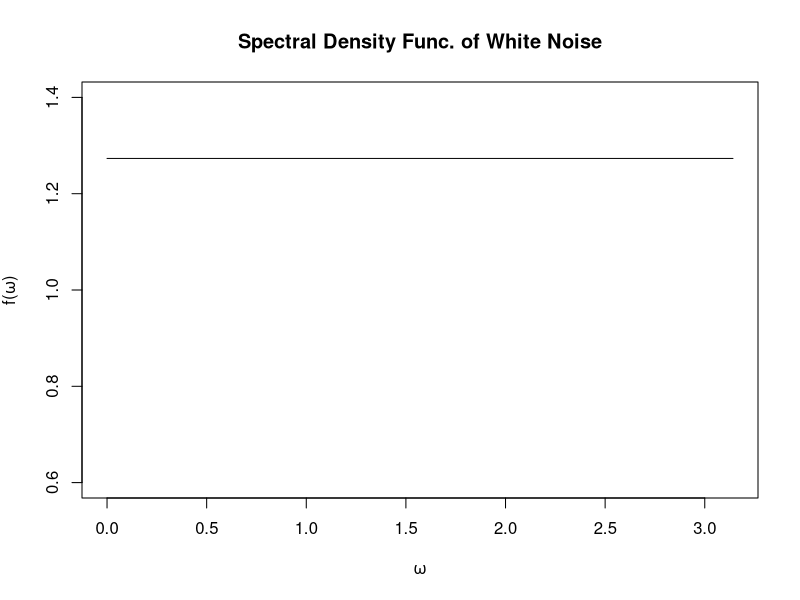
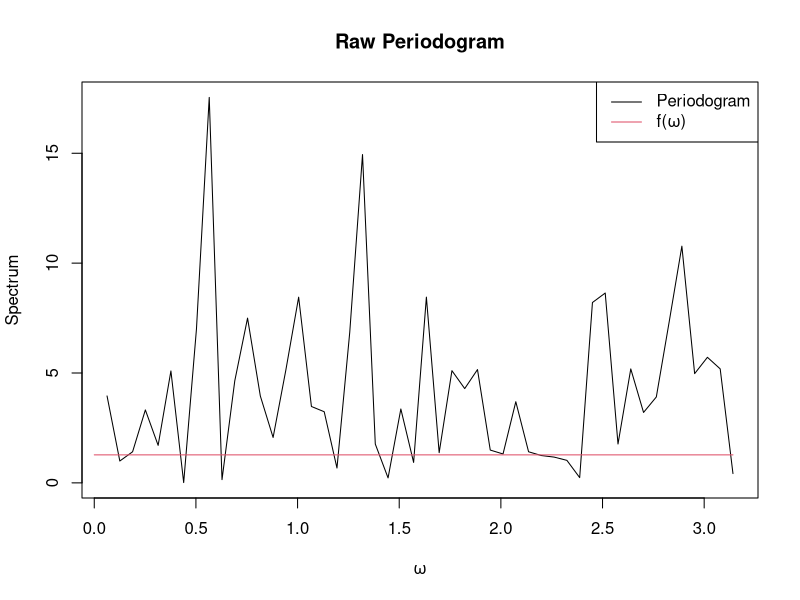
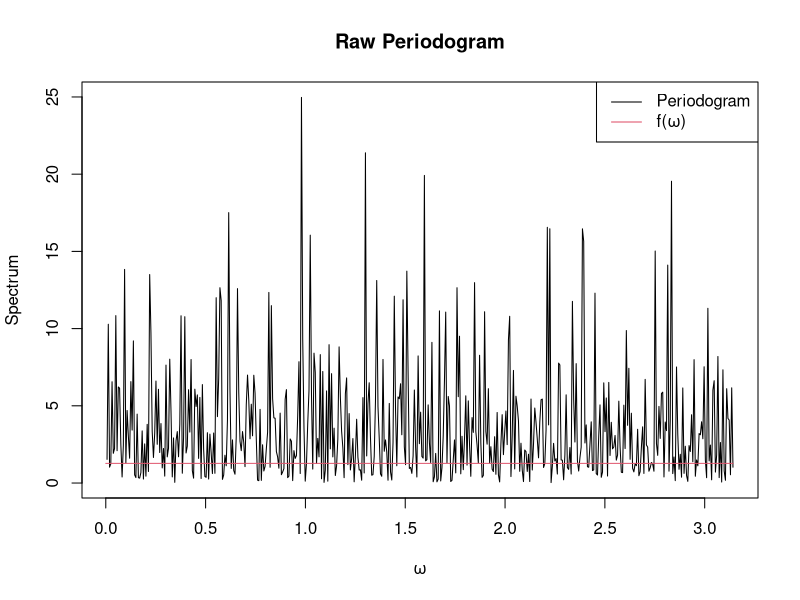
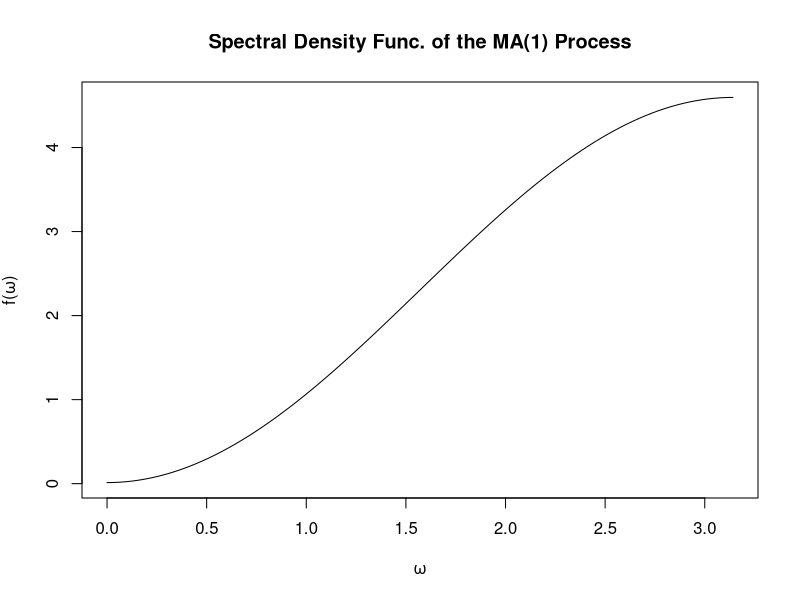
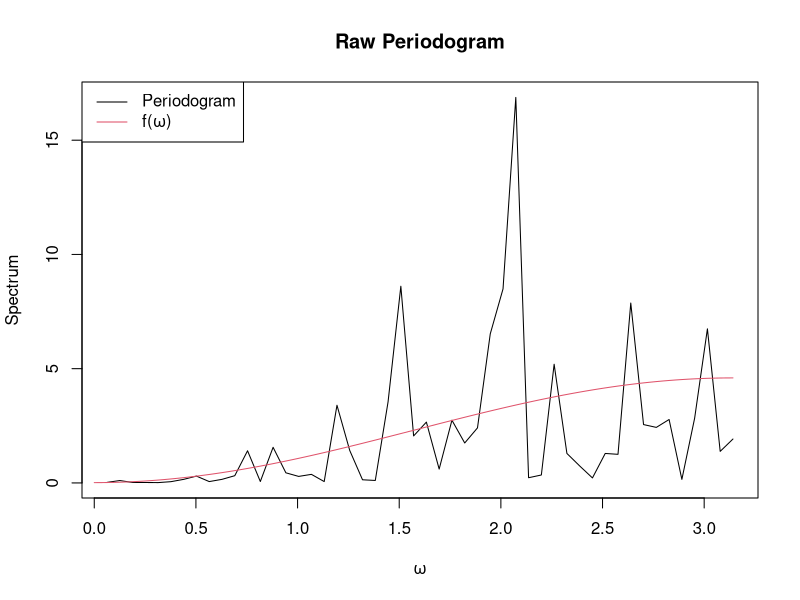
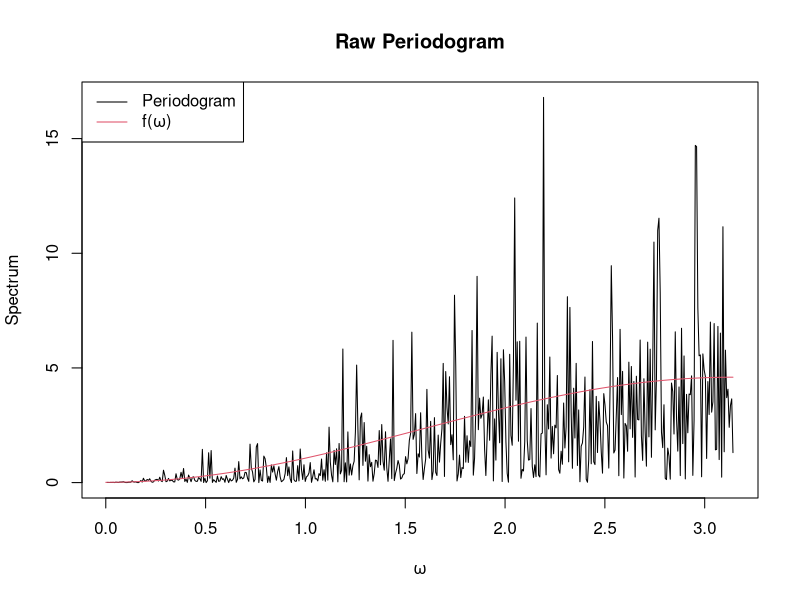
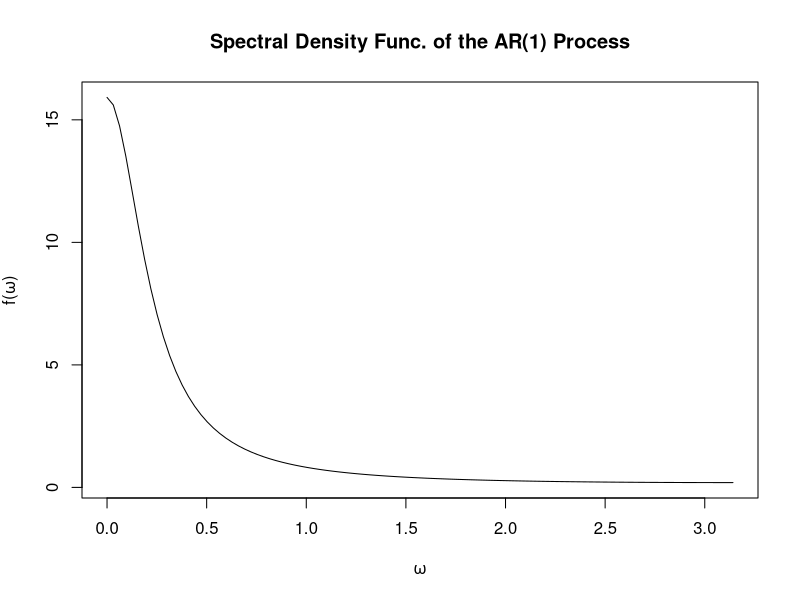
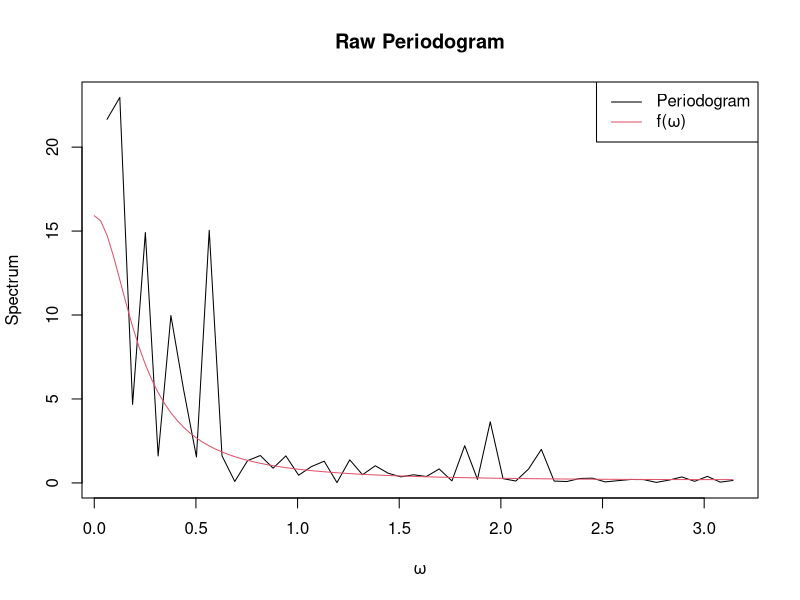

The R script that drew these images, in order:
## ---- chunk 1
knitr::opts_chunk$set(echo = TRUE)
## ---- chunk 2
plot(1, type = 'l', xlim = c(0, pi), main = "Spectral Density Func. of White Noise", xlab = expression(omega), ylab = expression(paste("f(", omega, ")")))
segments(x0=0, y0= 4/pi, x1=pi, y1 = 4/pi)
## ---- chunk 3
sim1 <- arima.sim(list(), n = 100, sd = sqrt(4))
spc_obj1 <- spec.pgram(sim1, log="no", plot = F)
plot((spc_obj1$freq*2*pi),spc_obj1$spec, type = "l", 
     main = "Raw Periodogram", xlab = expression(omega), ylab = "Spectrum")
segments(x0=0, y0= 4/pi, x1=pi, y1 = 4/pi, col = 2)
legend("topright", legend = c("Periodogram", expression(paste("f("
                            , omega,")"))), col = c(1,2), lty = c(1,1))
## ---- chunk 4
sim2 <- arima.sim(list(), n = 1000, sd = sqrt(4))
spc_obj2 <- spec.pgram(sim2, log="no", plot = F)
plot(spc_obj2$freq*2*pi, spc_obj2$spec, type = "l",
     main = "Raw Periodogram", xlab = expression(omega), ylab = "Spectrum")
segments(x0=0, y0= 4/pi, x1=pi, y1 = 4/pi, col = 2)
legend("topright", legend = c("Periodogram", expression(paste("f(", omega,")"))), col = c(1,2), lty = c(1,1))
## ---- chunk 5
curve((1/pi)*(7.24-7.2*cos(x)), from = 0, to = pi, xlab 
      = expression(omega), ylab = expression(paste("f(", omega, ")")),
      main = "Spectral Density Func. of the MA(1) Process")
## ---- chunk 6
sim3 <- arima.sim(list(ma=(-0.9)), n = 100)
spc_obj3 <- spec.pgram(sim3, log = "no", plot = F)
plot(spc_obj3$freq*2*pi, spc_obj3$spec, type = "l", 
     main = "Raw Periodogram", xlab = expression(omega), ylab = "Spectrum")
curve((1/pi)*(7.24-7.2*cos(x)), from = 0, to = pi, add = T, col = 2) 
legend("topleft", legend = c("Periodogram", expression(paste("f(", omega,")"))), col = c(1,2), lty = c(1,1))
## ---- chunk 7
sim4 <- arima.sim(list(ma=(-0.9)), n = 1000)
spc_obj4 <- spec.pgram(sim4, log = "no", plot = F)
plot(spc_obj4$freq*2*pi, spc_obj4$spec, type = "l", 
     main = "Raw Periodogram", xlab = expression(omega), ylab = "Spectrum")
curve((1/pi)*(7.24-7.2*cos(x)), from = 0, to = pi, add = T, col = 2) 
legend("topleft", legend = c("Periodogram", expression(paste("f(", omega,")"))), col = c(1,2), lty = c(1,1))
## ---- chunk 8
curve(2/(pi*(1-1.6*cos(x)+0.8^2)), from = 0, to = pi, xlab 
      = expression(omega), ylab = expression(paste("f(", omega, ")")),
      main = "Spectral Density Func. of the AR(1) Process")
## ---- chunk 9
sim5 <- arima.sim(list(ar=(0.8)), n = 100)
spc_obj5 <- spec.pgram(sim5, log = "no", plot = F)
plot(spc_obj5$freq*2*pi, spc_obj5$spec, type = "l", 
     main = "Raw Periodogram", xlab = expression(omega), ylab = "Spectrum")
curve(2/(pi*(1-1.6*cos(x)+0.8^2)), from = 0, to = pi, add = T,
      col = 2) 
legend("topright", legend = c("Periodogram", expression(paste("f(", omega,")"))), col = c(1,2), lty = c(1,1))
## ---- chunk 10
sim6 <- arima.sim(list(ar=(0.8)), n = 1000)
spc_obj6 <- spec.pgram(sim6, log = "no", plot = F)
plot(spc_obj6$freq*2*pi, spc_obj6$spec, type = "l", 
     main = "Raw Periodogram", xlab = expression(omega), ylab = "Spectrum")
curve(2/(pi*(1-1.6*cos(x)+0.8^2)), from = 0, to = pi, add = T,
      col = 2) 
legend("topright", legend = c("Periodogram", expression(paste("f(", omega,")"))), col = c(1,2), lty = c(1,1))
